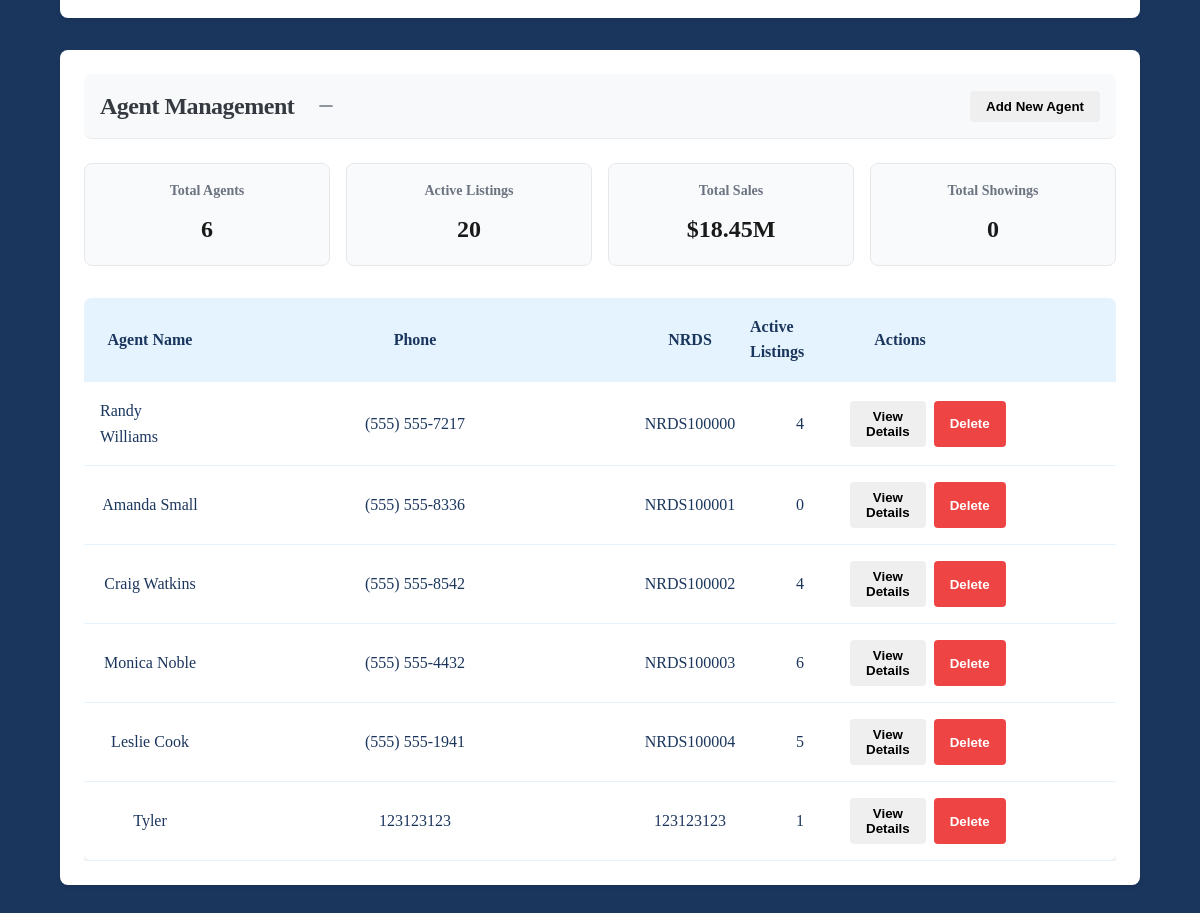
/admin (lower part), run on an earlier commit of the app's database.
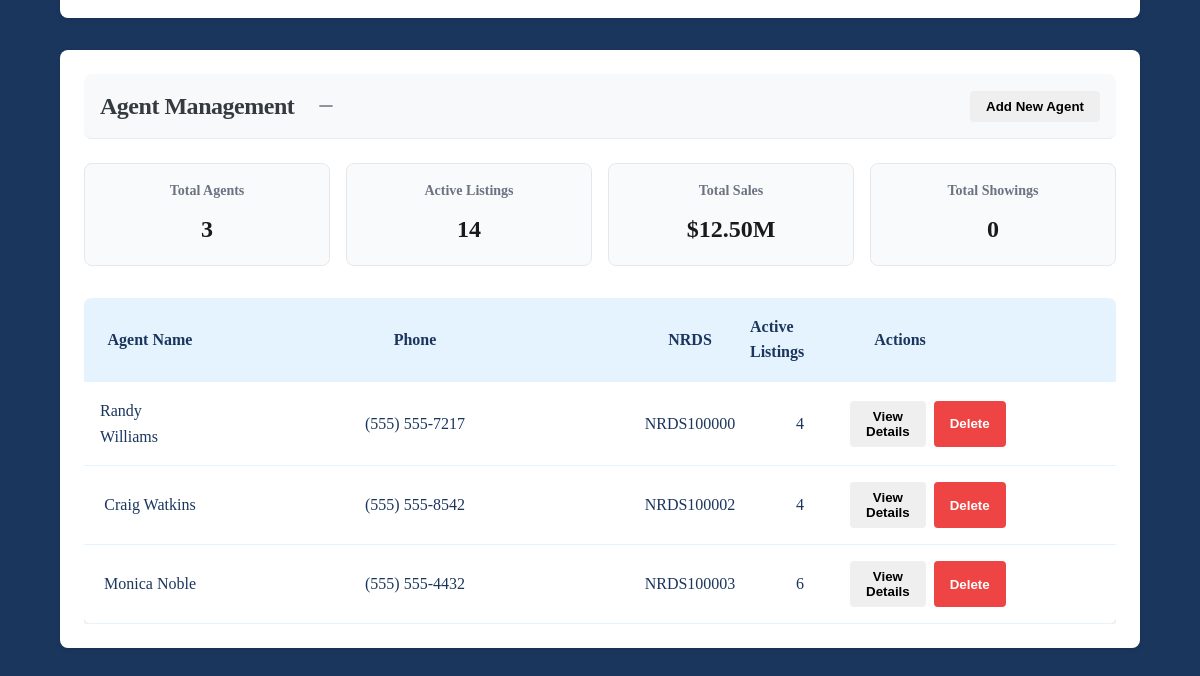
And on a later commit of the database.
### models.py (models this page shows)
class Agent(Base):
    __tablename__ = "agents"
    agent_name = Column(String, primary_key=True)
    agent_phone = Column(String, primary_key=True)
    ssn = Column(String, unique=True)  # Keep SSN as unique but not primary key
    nrds = Column(String, unique=True)  # Keep NRDS as unique but not primary key
    broker_id = Column(Integer, ForeignKey("brokerages.broker_id"), nullable=False)
    brokerage = relationship("Brokerage", back_populates="agents")
    listings = relationship("AgentListing", back_populates="agent")
    showings = relationship("AgentShowing", back_populates="agent")

### routes/admin.py (the view)
@router.get("")
async def admin_dashboard(request: Request, db: Session = Depends(get_db)):
    properties = (
        db.query(Property)
        .outerjoin(ResidentialProperty)
        .outerjoin(CommercialProperty)
        .all()
    )
    agents = db.query(Agent).all()
    total_agents = len(agents)
    total_listings = (
        db.query(AgentListing)
        .join(Property)
        .filter(Property.status == "For Sale")
        .count()
    )
    total_sales = (
        db.query(func.sum(Property.price))
        .join(AgentListing)
        .filter(Property.status == "For Sale")
        .scalar() or 0
    ) / 1000000
    total_showings = db.query(AgentShowing).count()
    agents_with_stats = []
    for agent in agents:
        active_listings_count = (
            db.query(AgentListing)
            .join(Property)
            .filter(
                AgentListing.agent_name == agent.agent_name,
                AgentListing.agent_phone == agent.agent_phone,
                Property.status == "For Sale"
            )
            .count()
        )
        agents_with_stats.append({
            "name": agent.agent_name,
            "phone": agent.agent_phone,
            "active_listings_count": active_listings_count,
            "nrds": agent.nrds,  # Include NRDS for reference
            "ssn": agent.ssn  # Include SSN for reference
        })
    return templates.TemplateResponse(
        "admin.html",
        {
            "request": request,
            "properties": properties,
            "agents": agents_with_stats,
            "total_agents": total_agents,
            "total_listings": total_listings,
            "total_sales": total_sales,
            "total_showings": total_showings,
        }
    )

### templates/admin.html (shortened to what this page needs)
<!DOCTYPE html>
<html lang="en">
<head>
    <link rel="stylesheet" href="/static/styles.css">
    <link rel="stylesheet" href="/static/admin.css">
</head>
<body>
    <div class="container">
        <div class="admin-section">
  </div>
     <div class="admin-section">
        <div class="admin-header">
            <div class="header-left">
                <h2 class="section-title">Agent Management</h2>
                <button class="minimize-button" onclick="toggleSection('agents-content', this)" aria-label="Minimize properties section">
                    <svg class="minimize-icon" width="20" height="20" viewBox="0 0 24 24" fill="none" stroke="currentColor" stroke-width="2">
                        <path d="M20 12H4"/>
                    </svg>
                </button>
            </div>
            <button
                onclick="document.getElementById('add-agent-form').classList.remove('hidden')"
                class="action-button">
                Add New Agent
            </button>
        </div>
      <div id="agents-content" class="section-content">
                <div class="stats-grid">
                    <div class="stat-card">
                        <h3>Total Agents</h3>
                        <p class="stat-value">{{ total_agents }}</p>
                    </div>
                    <div class="stat-card">
                        <h3>Active Listings</h3>
                        <p class="stat-value">{{ total_listings }}</p>
                    </div>
                    <div class="stat-card">
                        <h3>Total Sales</h3>
                        <p class="stat-value">${{ "{:,.2f}".format(total_sales) }}M</p>
                    </div>
                    <div class="stat-card">
                        <h3>Total Showings</h3>
                        <p class="stat-value">{{ total_showings }}</p>
                    </div>
                </div>
                <div class="admin-table">
                    <div class="table-responsive">
                        <div class="table-row table-header">
                            <div class="table-cell">Agent Name</div>
                            <div class="table-cell">Phone</div>
                            <div class="table-cell">NRDS</div>
                            <div class="table-cell">Active Listings</div>
                            <div class="table-cell">Actions</div>
                        </div>
                    {% for agent in agents %}
                    <div class="table-row">
                        <div class="table-cell">{{ agent.name }}</div>
                        <div class="table-cell">{{ agent.phone }}</div>
                        <div class="table-cell">{{ agent.nrds }}</div>
                        <div class="table-cell">{{ agent.active_listings_count }}</div>
                        <div class="table-cell actions">
                            <button class="action-button view"
                                    hx-get="/admin/agents/{{ agent.name | urlencode }}/{{ agent.phone | urlencode }}/details"
                                    hx-target="#agent-details-{{ agent.name | replace(' ', '-') }}-{{ agent.phone | replace('()', '') | replace(' ', '-') }}"
                                    hx-swap="innerHTML">View Details</button>
                            <button class="action-button delete"
                                    hx-delete="/admin/agents/{{ agent.name | urlencode }}/{{ agent.phone | urlencode }}"
                                    hx-confirm="Are you sure you want to delete this agent?"
                                    hx-target="closest .table-row"
                                    hx-swap="outerHTML"
                                    hx-target-error="#toast-container">Delete</button>
                        </div>
                    </div>
                    {% endfor %}
                    </div>
                </div>
            </div>
        </div>
      </div>
</body>
</html>

### static/styles.css (style rules this page uses)
:root { --swedish-blue: #005293; --swedish-yellow: #FECC02; --swedish-gray: #F5F7FA; --swedish-navy: #1B365D; --swedish-accent: #E5F3FF; --swedish-white: #FFFFFF; --swedish-text: #2C353D; --swedish-success: #97B3A3; --swedish-error: #E6938F; --light-blue: var(--swedish-accent); --medium-light-blue: var(--swedish-blue); --medium-blue: var(--swedish-blue); --medium-dark-blue: var(--swedish-navy); --dark-blue: var(--swedish-navy); --white: var(--swedish-white); --light-gray: var(--swedish-gray); --medium-gray: var(--swedish-text); --dark-gray: var(--swedish-text); --success-green: var(--swedish-success); --hover-green: var(--swedish-success); }
body { font-family: var(--font-primary); line-height: 1.6; background-color: var(--medium-dark-blue); color: var(--light-blue); margin: 0; padding: 0; -webkit-font-smoothing: antialiased; }
.container { max-width: 1600px; width: 90%; margin: 0 auto; padding: 20px; }
.section-title { font-size: 3.5rem; font-weight: 700; color: var(--swedish-accent); line-height: 1.2; letter-spacing: -0.02em; position: relative; margin-top: 0; }

### static/admin.css (style rules this page uses)
:root { --swedish-blue: #005293; --swedish-yellow: #FECC02; --swedish-gray: #F5F7FA; --swedish-navy: #1B365D; --swedish-accent: #E5F3FF; --swedish-white: #FFFFFF; --swedish-text: #2C353D; --swedish-success: #97B3A3; --swedish-error: #E6938F; --light-blue: var(--swedish-accent); --medium-light-blue: var(--swedish-blue); --medium-blue: var(--swedish-blue); --medium-dark-blue: var(--swedish-navy); --dark-blue: var(--swedish-navy); --white: var(--swedish-white); --light-gray: var(--swedish-gray); --medium-gray: var(--swedish-text); --dark-gray: var(--swedish-text); --success-green: var(--swedish-success); --hover-green: var(--swedish-success); }
.admin-header { display: flex; justify-content: space-between; align-items: center; margin-bottom: 2rem; padding: 1rem; background-color: var(--light-blue); border-radius: 8px; }
.admin-table { background-color: var(--white); border-radius: 8px; overflow: hidden; box-shadow: 0 4px 6px rgba(0, 0, 0, 0.1); display: grid; grid-template-rows: auto; }
.table-responsive { overflow-x: auto; }
.table-header { background-color: var(--light-blue); color: var(--dark-blue); font-weight: bold; }
.admin-section { margin-bottom: 2rem; background-color: white; border-radius: 0.5rem; box-shadow: 0 1px 3px rgba(0, 0, 0, 0.1); padding: 1.5rem; }
.admin-header { display: flex; justify-content: space-between; align-items: center; margin-bottom: 1.5rem; padding-bottom: 1rem; border-bottom: 1px solid #e5e7eb; }
.section-title { font-size: 1.5rem; font-weight: 600; color: #1a1a1a; margin: 0; }
.stats-grid { display: grid; grid-template-columns: repeat(auto-fit, minmax(200px, 1fr)); gap: 1rem; margin-bottom: 2rem; }
.stat-card { background-color: #f9fafb; border: 1px solid #e5e7eb; border-radius: 0.5rem; padding: 1rem; text-align: center; }
.stat-card h3 { font-size: 0.875rem; color: #6b7280; margin: 0 0 0.5rem 0; }
.stat-value { font-size: 1.5rem; font-weight: 600; color: #1a1a1a; margin: 0; }

### templates/admin.html (style rules this page uses)
.admin-section { background: white; border-radius: 8px; box-shadow: 0 2px 4px rgba(0, 0, 0, 0.1); margin-bottom: 2rem; overflow: hidden; }
.admin-header { display: flex; justify-content: space-between; align-items: center; background-color: #f8f9fa; border-bottom: 1px solid #e9ecef; }
.header-left { display: flex; align-items: center; gap: 1rem; }
.minimize-button { background: transparent; border: none; padding: 0.5rem; border-radius: 6px; cursor: pointer; display: flex; align-items: center; justify-content: center; color: #6c757d; transition: all 0.2s ease; }
.section-content { transition: max-height 0.3s ease-in-out; max-height: 2000px; overflow: hidden; }
.section-title { margin: 0; font-size: 1.5rem; color: #343a40; }
.minimize-button svg { transition: transform 0.3s ease; }
.minimize-button .minimize-icon, .minimize-button .maximize-icon { position: absolute; }
.minimize-button { background: transparent; border: none; padding: 0.5rem; border-radius: 6px; cursor: pointer; display: flex; align-items: center; justify-content: center; color: #6c757d; transition: all 0.2s ease; position: relative; width: 32px; height: 32px; }

What changed in the data, as far as the page shows it:
removed Agent: name "Amanda Small", phone "(555) 555-8336", nrds "NRDS100001", active_listings_count "0"
removed Agent: name "Leslie Cook", phone "(555) 555-1941", nrds "NRDS100004", active_listings_count "5"
removed Agent: name "Tyler", phone "123123123", nrds "123123123", active_listings_count "1"
Also different on the page:
{{ total_agents }}: "6" → "3"
{{ total_listings }}: "20" → "14"
{{ "{:,.2f}".format(total_sales) }}: "18.45" → "12.50"
